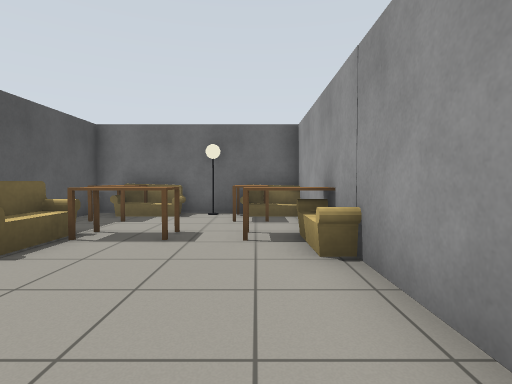
[1] (above)

15 first-person views from a walk through a Gazebo world. The camera is 0.9 m above the floor, tilts 2° down and sees 80° across. The floor is counted in squares, 1 m on a side. Each view is taken from the middle of a square. On the plan, view 1 faces up. The plan holds only what a view shows up to about 11 squares ahead; the rest is blank. The robots in the file are not drawn. Gazebo's built-in surfaces are drawn with simple patterns. Some stock models are drawn as simple stand-ins.

[2]
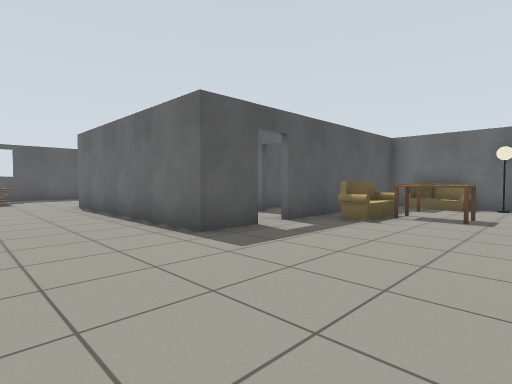

[3]
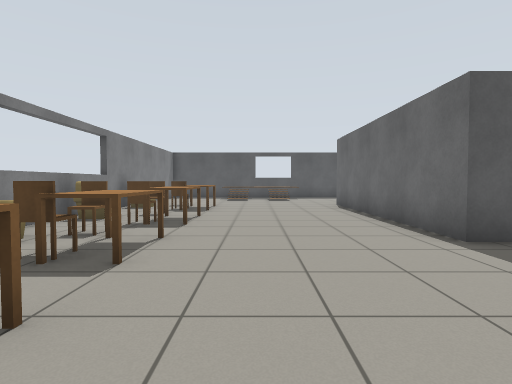

[4]
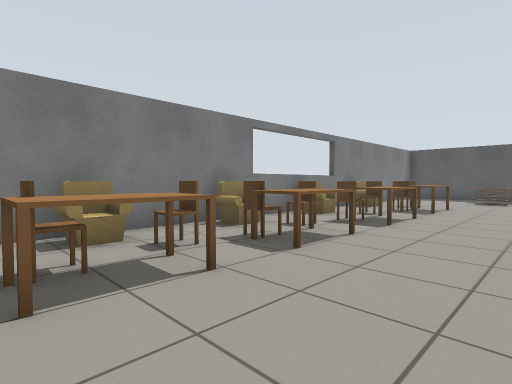

[5]
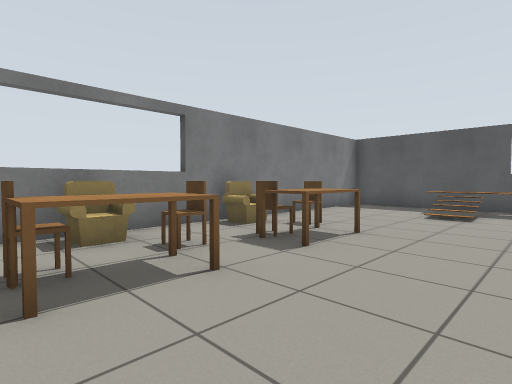

[6]
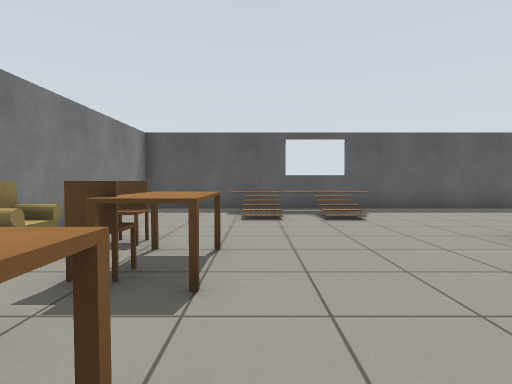

[7]
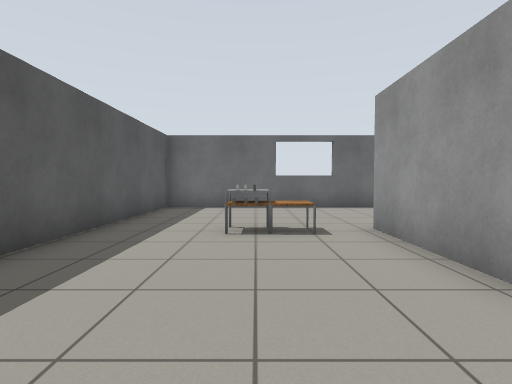

[8]
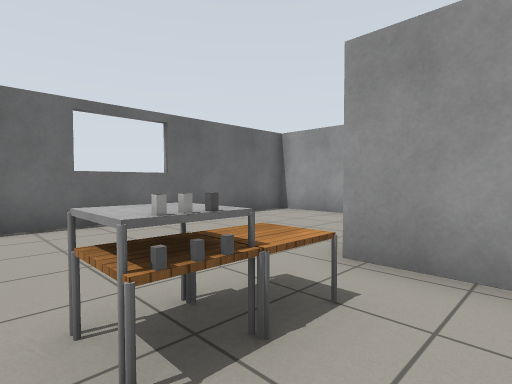

[9]
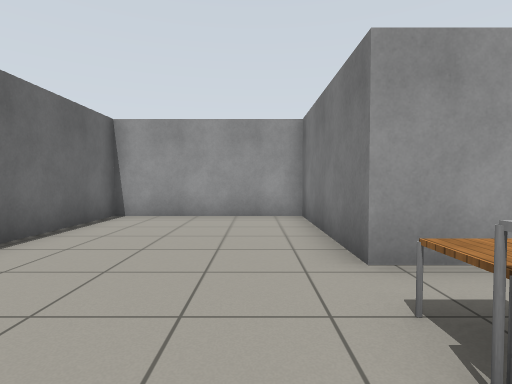

[10]
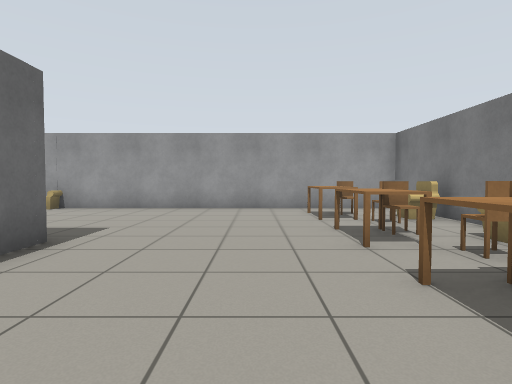

[11]
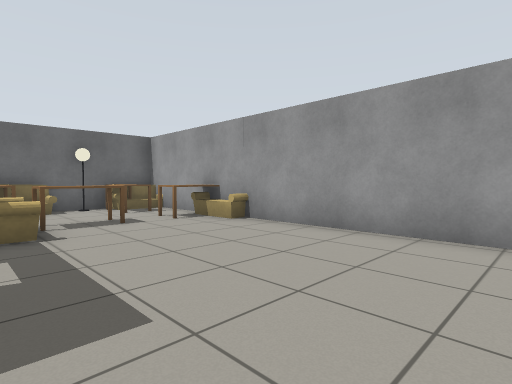

[12]
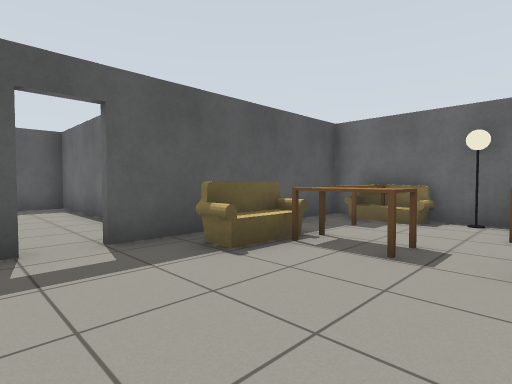

[13]
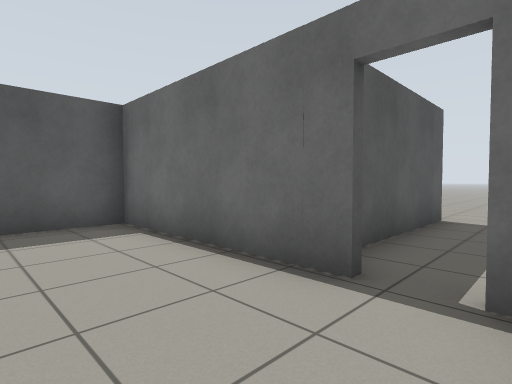

[14]
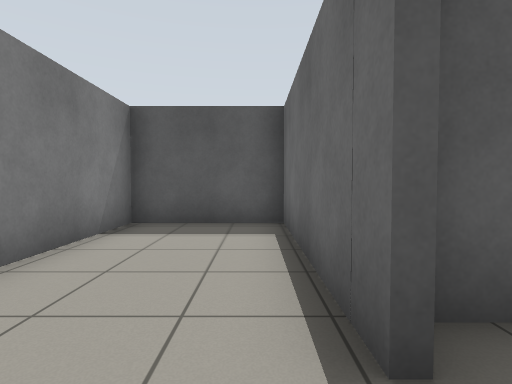

[15]
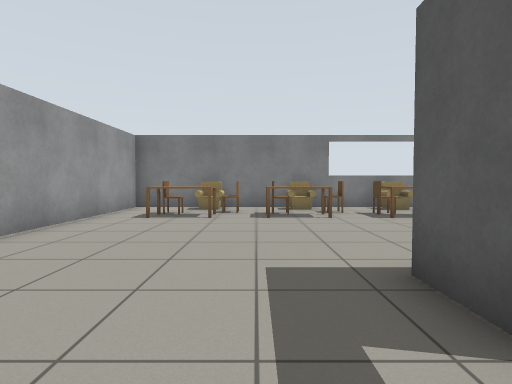

### Floor plan
Ten units are one square. View 1 is at (0, 0); x grows to the right and y downward. Boxes are objects, and circles mark ways between rooms. Rooms are numbered by the first view taken in them; rooms with no view inside come last. Other rooms are left out.
<svg viewBox="-176 -95 196 176">
<path fill="none" stroke="#000" d="M-118 -6 -118 -38 -71 -38 -71 -87 -171 -87 -171 76 12 76 12 -35M-45 -16 -45 -1 -117 -1M-45 -65 -45 -25M-69 -89 -69 -41M12 -54 12 -75M13 -87 -45 -87M-62 -36 -116 -36 -116 -3 -81 -3"/>
<rect x="-155" y="25" width="10" height="10" fill="#bbb"><title>stairs</title></rect>
<rect x="-155" y="5" width="10" height="10" fill="#bbb"><title>stairs</title></rect>
<rect x="-155" y="-35" width="10" height="10" fill="#bbb"><title>table</title></rect>
<rect x="-145" y="-35" width="10" height="10" fill="#bbb"><title>marker</title></rect>
<rect x="-145" y="-45" width="10" height="10" fill="#bbb"><title>table</title></rect>
<rect x="-135" y="-45" width="10" height="20" fill="#bbb"><title>table</title></rect>
<rect x="-115" y="65" width="20" height="10" fill="#bbb"><title>armchair</title></rect>
<rect x="-115" y="55" width="10" height="10" fill="#bbb"><title>chair</title></rect>
<rect x="-115" y="45" width="20" height="10" fill="#bbb"><title>kitchen table</title></rect>
<rect x="-85" y="65" width="20" height="10" fill="#bbb"><title>armchair</title></rect>
<rect x="-85" y="55" width="10" height="10" fill="#bbb"><title>chair</title></rect>
<rect x="-85" y="45" width="20" height="10" fill="#bbb"><title>kitchen table</title></rect>
<rect x="-55" y="65" width="20" height="10" fill="#bbb"><title>armchair</title></rect>
<rect x="-55" y="55" width="10" height="10" fill="#bbb"><title>chair</title></rect>
<rect x="-55" y="45" width="20" height="10" fill="#bbb"><title>kitchen table</title></rect>
<rect x="-45" y="-55" width="20" height="20" fill="#bbb"><title>sofa</title></rect>
<rect x="-45" y="-75" width="20" height="10" fill="#bbb"><title>table</title></rect>
<rect x="-45" y="-85" width="30" height="10" fill="#bbb"><title>sofa</title></rect>
<rect x="-35" y="-55" width="20" height="10" fill="#bbb"><title>table</title></rect>
<rect x="-25" y="65" width="20" height="10" fill="#bbb"><title>armchair</title></rect>
<rect x="-25" y="55" width="10" height="10" fill="#bbb"><title>chair</title></rect>
<rect x="-25" y="45" width="20" height="10" fill="#bbb"><title>kitchen table</title></rect>
<rect x="-15" y="-85" width="10" height="10" fill="#bbb"><title>lamp</title></rect>
<rect x="-5" y="-55" width="20" height="10" fill="#bbb"><title>table</title></rect>
<rect x="-5" y="-75" width="10" height="10" fill="#bbb"><title>table</title></rect>
<rect x="-5" y="-85" width="20" height="10" fill="#bbb"><title>sofa</title></rect>
<circle cx="-45" cy="-20" r="3" fill="#2a7"/>
<circle cx="-60" cy="-40" r="3" fill="#2a7"/>
<text x="-80" y="10">1</text>
<text x="-80" y="-20">2</text>
</svg>
Room 1 opens to room 2.

Where each view was taken, in squares from view 1:
view 1: 0 up, 0 right, facing up
view 2: 3 down, 0 right, facing up-left
view 3: 3 down, 0 right, facing left
view 4: 2 down, 0 right, facing down-left
view 5: 2 down, 6 left, facing down-left
view 6: 4 down, 7 left, facing left
view 7: 2 down, 14 left, facing up
view 8: 2 up, 15 left, facing up-right
view 9: 5 up, 15 left, facing right
view 10: 3 down, 9 left, facing right
view 11: 2 down, 4 left, facing up-right
view 12: 1 up, 0 right, facing up-left
view 13: 1 up, 5 left, facing up-left
view 14: 3 up, 5 left, facing left
view 15: 3 up, 3 left, facing down
